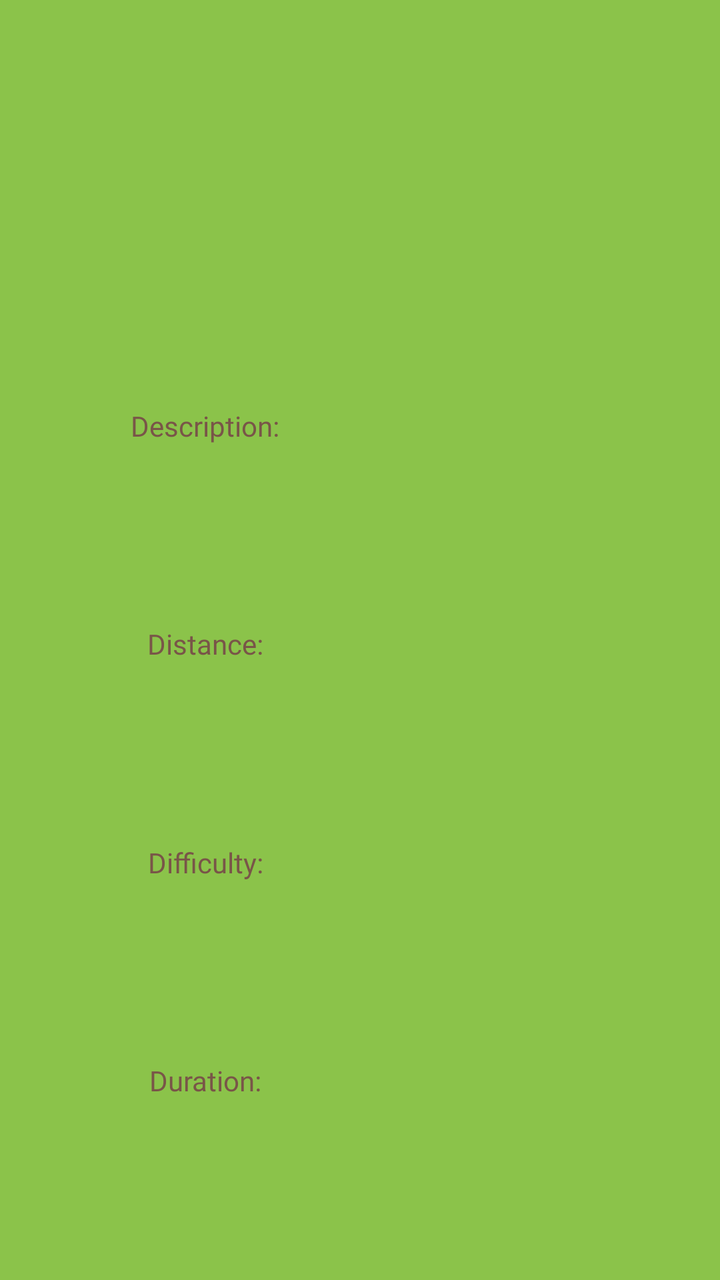
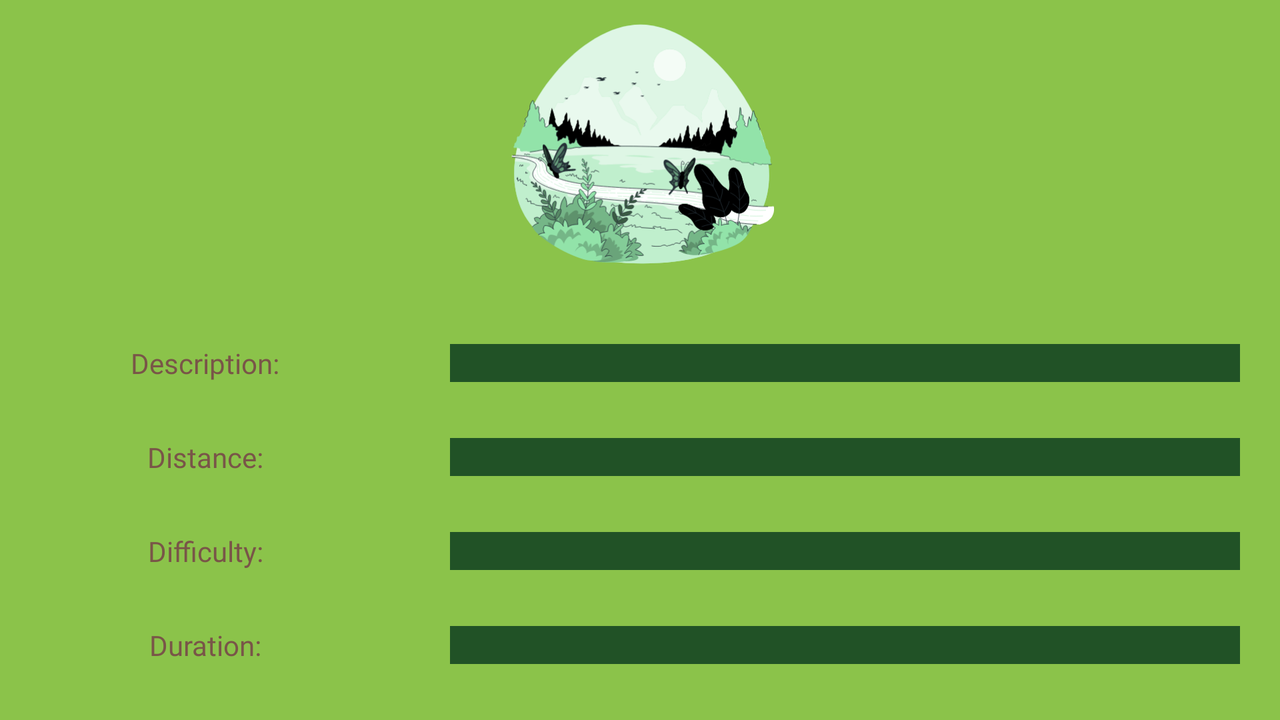

An Android layout and its configuration variant, each rendered on a device that would load it. The default file and the variant file are quoted in full after the pictures.
<!-- AndroidManifest.xml: application theme Theme.ProyectoJesusVelasco -->
<!-- res/layout/fragment_ruta.xml -->
<?xml version="1.0" encoding="utf-8"?>
<androidx.constraintlayout.widget.ConstraintLayout xmlns:android="http://schemas.android.com/apk/res/android"
    xmlns:app="http://schemas.android.com/apk/res-auto"
    xmlns:tools="http://schemas.android.com/tools"
    android:layout_width="match_parent"
    android:layout_height="match_parent"
    android:background="@color/fondo_aplicacion">

    <androidx.constraintlayout.widget.Guideline
        android:id="@+id/guideline3"
        android:layout_width="wrap_content"
        android:layout_height="wrap_content"
        android:orientation="vertical"
        app:layout_constraintGuide_begin="205dp" />

    <TextView
        android:id="@+id/lblDescripcionRuta"
        android:layout_width="wrap_content"
        android:layout_height="wrap_content"
        android:fontFamily="@font/montserrat_bold"
        android:text="@string/descripcion"
        android:textColor="@color/color_texto"
        app:layout_constraintBottom_toTopOf="@+id/lblDistanciaRuta"
        app:layout_constraintEnd_toStartOf="@+id/guideline3"
        app:layout_constraintStart_toStartOf="parent"
        app:layout_constraintTop_toTopOf="@+id/guideline4" />

    <TextView
        android:id="@+id/lblDistanciaRuta"
        android:layout_width="wrap_content"
        android:layout_height="wrap_content"
        android:fontFamily="@font/montserrat_bold"
        android:text="@string/distancia"
        android:textColor="@color/color_texto"
        app:layout_constraintBottom_toTopOf="@+id/lblDificultadRuta"
        app:layout_constraintEnd_toEndOf="@+id/lblDescripcionRuta"
        app:layout_constraintStart_toStartOf="@+id/lblDescripcionRuta"
        app:layout_constraintTop_toBottomOf="@+id/lblDescripcionRuta" />

    <TextView
        android:id="@+id/lblDificultadRuta"
        android:layout_width="wrap_content"
        android:layout_height="wrap_content"
        android:fontFamily="@font/montserrat_bold"
        android:text="@string/dificultad"
        android:textColor="@color/color_texto"
        app:layout_constraintBottom_toTopOf="@+id/lblDuracionRuta"
        app:layout_constraintEnd_toEndOf="@+id/lblDistanciaRuta"
        app:layout_constraintStart_toStartOf="@+id/lblDistanciaRuta"
        app:layout_constraintTop_toBottomOf="@+id/lblDistanciaRuta" />

    <TextView
        android:id="@+id/lblDuracionRuta"
        android:layout_width="wrap_content"
        android:layout_height="wrap_content"
        android:fontFamily="@font/montserrat_bold"
        android:text="@string/duracion"
        android:textColor="@color/color_texto"
        app:layout_constraintBottom_toBottomOf="parent"
        app:layout_constraintEnd_toEndOf="@+id/lblDificultadRuta"
        app:layout_constraintStart_toStartOf="@+id/lblDificultadRuta"
        app:layout_constraintTop_toBottomOf="@+id/lblDificultadRuta" />

    <TextView
        android:id="@+id/txtDescripcionRuta"
        android:layout_width="wrap_content"
        android:layout_height="wrap_content"
        android:fontFamily="@font/montserrat_bold"
        android:textColor="@color/color_texto"
        app:layout_constraintBottom_toTopOf="@+id/txtDistanciaRuta"
        app:layout_constraintEnd_toEndOf="parent"
        app:layout_constraintStart_toStartOf="@+id/guideline3"
        app:layout_constraintTop_toTopOf="@+id/guideline4" />

    <TextView
        android:id="@+id/txtDistanciaRuta"
        android:layout_width="wrap_content"
        android:layout_height="wrap_content"
        android:fontFamily="@font/montserrat_bold"
        android:textColor="@color/color_texto"
        app:layout_constraintBottom_toTopOf="@+id/txtDificultadRuta"
        app:layout_constraintEnd_toEndOf="@+id/txtDescripcionRuta"
        app:layout_constraintStart_toStartOf="@+id/txtDescripcionRuta"
        app:layout_constraintTop_toBottomOf="@+id/txtDescripcionRuta" />

    <TextView
        android:id="@+id/txtDificultadRuta"
        android:layout_width="wrap_content"
        android:layout_height="wrap_content"
        android:fontFamily="@font/montserrat_bold"
        android:textColor="@color/color_texto"
        app:layout_constraintBottom_toTopOf="@+id/txtDuracionRuta"
        app:layout_constraintEnd_toEndOf="@+id/txtDistanciaRuta"
        app:layout_constraintStart_toStartOf="@+id/txtDistanciaRuta"
        app:layout_constraintTop_toBottomOf="@+id/txtDistanciaRuta" />

    <TextView
        android:id="@+id/txtDuracionRuta"
        android:layout_width="wrap_content"
        android:layout_height="wrap_content"
        android:fontFamily="@font/montserrat_bold"
        android:textColor="@color/color_texto"
        app:layout_constraintBottom_toBottomOf="parent"
        app:layout_constraintEnd_toEndOf="@+id/txtDificultadRuta"
        app:layout_constraintStart_toStartOf="@+id/txtDificultadRuta"
        app:layout_constraintTop_toBottomOf="@+id/txtDificultadRuta" />

    <androidx.constraintlayout.widget.Guideline
        android:id="@+id/guideline4"
        android:layout_width="wrap_content"
        android:layout_height="wrap_content"
        android:orientation="horizontal"
        app:layout_constraintGuide_begin="113dp" />
</androidx.constraintlayout.widget.ConstraintLayout>
<!-- resources referenced by this layout -->
<resources>
  <color name="color_texto">#795548</color>
  <color name="fondo_aplicacion">#8BC34A</color>
  <string name="descripcion">Description:</string>
  <string name="dificultad">Difficulty:</string>
  <string name="distancia">Distance:</string>
  <string name="duracion">Duration:</string>
  <style name="Theme.ProyectoJesusVelasco" parent="Base.Theme.ProyectoJesusVelasco" />
  <style name="Base.Theme.ProyectoJesusVelasco" parent="Theme.Material3.DayNight.NoActionBar">
          
          
      </style>
</resources>
<!-- res/layout-land/fragment_ruta.xml (the repository's variant of the layout above) -->
<!-- drawn on the phone turned sideways -->
<?xml version="1.0" encoding="utf-8"?>
<androidx.constraintlayout.widget.ConstraintLayout xmlns:android="http://schemas.android.com/apk/res/android"
    xmlns:app="http://schemas.android.com/apk/res-auto"
    xmlns:tools="http://schemas.android.com/tools"
    android:layout_width="match_parent"
    android:layout_height="match_parent"
    android:background="@color/fondo_aplicacion">

    <androidx.constraintlayout.widget.Guideline
        android:id="@+id/guideline3"
        android:layout_width="wrap_content"
        android:layout_height="wrap_content"
        android:orientation="vertical"
        app:layout_constraintGuide_begin="205dp" />

    <TextView
        android:id="@+id/lblDescripcionRuta"
        android:layout_width="wrap_content"
        android:layout_height="wrap_content"
        android:fontFamily="@font/montserrat_bold"
        android:text="@string/descripcion"
        android:textColor="@color/color_texto"
        app:layout_constraintBottom_toTopOf="@+id/lblDistanciaRuta"
        app:layout_constraintEnd_toStartOf="@+id/guideline3"
        app:layout_constraintStart_toStartOf="parent"
        app:layout_constraintTop_toTopOf="@+id/guideline4" />

    <TextView
        android:id="@+id/lblDistanciaRuta"
        android:layout_width="wrap_content"
        android:layout_height="wrap_content"
        android:fontFamily="@font/montserrat_bold"
        android:text="@string/distancia"
        android:textColor="@color/color_texto"
        app:layout_constraintBottom_toTopOf="@+id/lblDificultadRuta"
        app:layout_constraintEnd_toEndOf="@+id/lblDescripcionRuta"
        app:layout_constraintStart_toStartOf="@+id/lblDescripcionRuta"
        app:layout_constraintTop_toBottomOf="@+id/lblDescripcionRuta" />

    <TextView
        android:id="@+id/lblDificultadRuta"
        android:layout_width="wrap_content"
        android:layout_height="wrap_content"
        android:fontFamily="@font/montserrat_bold"
        android:text="@string/dificultad"
        android:textColor="@color/color_texto"
        app:layout_constraintBottom_toTopOf="@+id/lblDuracionRuta"
        app:layout_constraintEnd_toEndOf="@+id/lblDistanciaRuta"
        app:layout_constraintStart_toStartOf="@+id/lblDistanciaRuta"
        app:layout_constraintTop_toBottomOf="@+id/lblDistanciaRuta" />

    <TextView
        android:id="@+id/lblDuracionRuta"
        android:layout_width="wrap_content"
        android:layout_height="wrap_content"
        android:fontFamily="@font/montserrat_bold"
        android:text="@string/duracion"
        android:textColor="@color/color_texto"
        app:layout_constraintBottom_toBottomOf="parent"
        app:layout_constraintEnd_toEndOf="@+id/lblDificultadRuta"
        app:layout_constraintStart_toStartOf="@+id/lblDificultadRuta"
        app:layout_constraintTop_toBottomOf="@+id/lblDificultadRuta" />

    <TextView
        android:id="@+id/txtDescripcionRuta"
        android:layout_width="0dp"
        android:layout_height="wrap_content"
        android:layout_marginStart="20dp"
        android:layout_marginEnd="20dp"
        android:background="@color/fondo_aplicacion_oscuro"
        android:backgroundTint="@color/fondo_aplicacion_oscuro"
        android:fontFamily="@font/montserrat_bold"
        android:textColor="@color/white"
        app:layout_constraintBottom_toTopOf="@+id/txtDistanciaRuta"
        app:layout_constraintEnd_toEndOf="parent"
        app:layout_constraintStart_toStartOf="@+id/guideline3"
        app:layout_constraintTop_toTopOf="@+id/guideline4" />

    <TextView
        android:id="@+id/txtDistanciaRuta"
        android:layout_width="0dp"
        android:layout_height="wrap_content"
        android:layout_marginStart="20dp"
        android:background="@color/fondo_aplicacion_oscuro"
        android:backgroundTint="@color/fondo_aplicacion_oscuro"
        android:fontFamily="@font/montserrat_bold"
        android:textColor="@color/white"
        app:layout_constraintBottom_toTopOf="@+id/txtDificultadRuta"
        app:layout_constraintEnd_toEndOf="@+id/txtDescripcionRuta"
        app:layout_constraintStart_toStartOf="@+id/guideline3"
        app:layout_constraintTop_toBottomOf="@+id/txtDescripcionRuta" />

    <TextView
        android:id="@+id/txtDificultadRuta"
        android:layout_width="0dp"
        android:layout_height="wrap_content"
        android:layout_marginStart="20dp"
        android:background="@color/fondo_aplicacion_oscuro"
        android:backgroundTint="@color/fondo_aplicacion_oscuro"
        android:fontFamily="@font/montserrat_bold"
        android:textColor="@color/white"
        app:layout_constraintBottom_toTopOf="@+id/txtDuracionRuta"
        app:layout_constraintEnd_toEndOf="@+id/txtDistanciaRuta"
        app:layout_constraintStart_toStartOf="@+id/guideline3"
        app:layout_constraintTop_toBottomOf="@+id/txtDistanciaRuta" />

    <TextView
        android:id="@+id/txtDuracionRuta"
        android:layout_width="0dp"
        android:layout_height="wrap_content"
        android:layout_marginStart="20dp"
        android:background="@color/fondo_aplicacion_oscuro"
        android:backgroundTint="@color/fondo_aplicacion_oscuro"
        android:fontFamily="@font/montserrat_bold"
        android:textColor="@color/white"
        app:layout_constraintBottom_toBottomOf="parent"
        app:layout_constraintEnd_toEndOf="@+id/txtDificultadRuta"
        app:layout_constraintStart_toStartOf="@+id/guideline3"
        app:layout_constraintTop_toBottomOf="@+id/txtDificultadRuta" />

    <androidx.constraintlayout.widget.Guideline
        android:id="@+id/guideline4"
        android:layout_width="wrap_content"
        android:layout_height="wrap_content"
        android:orientation="horizontal"
        app:layout_constraintGuide_percent="0.4" />

    <ImageView
        android:id="@+id/imageView3"
        android:layout_width="0dp"
        android:layout_height="0dp"
        app:layout_constraintBottom_toTopOf="@+id/guideline4"
        app:layout_constraintEnd_toEndOf="parent"
        app:layout_constraintStart_toStartOf="parent"
        app:layout_constraintTop_toTopOf="parent"
        app:srcCompat="@drawable/_0804389_4569589" />

</androidx.constraintlayout.widget.ConstraintLayout>
<!-- resources referenced by the variant -->
<!-- as the phone turned sideways resolves them -->
<resources>
  <color name="color_texto">#795548</color>
  <color name="fondo_aplicacion">#8BC34A</color>
  <color name="fondo_aplicacion_oscuro">#215226</color>
  <color name="white">#FFFFFFFF</color>
  <!-- drawable _0804389_4569589: vector/xml drawable (drawable, 153486 chars, omitted) -->
  <string name="descripcion">Description:</string>
  <string name="dificultad">Difficulty:</string>
  <string name="distancia">Distance:</string>
  <string name="duracion">Duration:</string>
  <style name="Theme.ProyectoJesusVelasco" parent="Base.Theme.ProyectoJesusVelasco" />
  <style name="Base.Theme.ProyectoJesusVelasco" parent="Theme.Material3.DayNight.NoActionBar">
          
          
      </style>
</resources>
